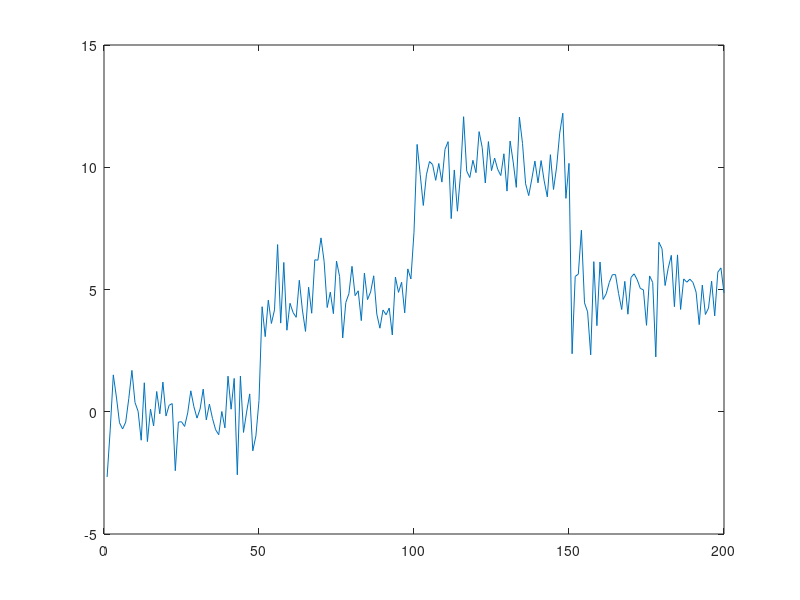

This figure's MATLAB source: (Note: this script raises an error after producing the figure.)
clear
rng(1)
addpath(genpath('csmc_cp'));
addpath(genpath('smc_cp'));
addpath(genpath('fearnhead_cp'));
addpath(genpath('tests'));
addpath(genpath('utils'));


%% test CSMC

T = 200;
tau_star = [0,50,100,150];

s2 = 1;
means = [0,5,10,5];
obs_arr = zeros(1,T);
% generate data
for i = 1:T
    segment_current = sum(i>tau_star);
    obs_arr(i) = randn(1)*sqrt(s2) + means(segment_current);
end

figure(1)
plot(obs_arr)

% set parameters
params.pGeo = 0.02;
params.Y = obs_arr;
params.sigma02 = 20;
params.sigma2 = s2;
[~,T] = size(params.Y);
tau0 = [0:10:(T-1)];
tau = tau0;



%% run test for small number of particles using iterated conditional SMC

N = 10;
M = 1e3;

tau_collect = [tau];
like_ests = zeros(1,M);
pGeo_collect = zeros(1,M);
a_prior = 1;
b_prior = 1;
for m=1:M
    disp(m)
    % cSMC to sample kernel leaving the full conditional over changepoints
    % invariant
    [SS_all,log_W_all,log_W_bar_all] = forwardFilteringCSMC(N,tau,params);
    [ tau ] = bwdsSampling(params,SS_all,log_W_all);
    [like_est] = get_likelihood_est(log_W_bar_all);
    
    % update changepoint parameters conditional on changepoints
    n_success = length(tau)-1;
    params.pGeo = betarnd(a_prior + n_success,b_prior + T - n_success);
    
    % save results
    like_ests(m) = like_est;
    tau_collect = [tau_collect,tau];
    pGeo_collect(m) = params.pGeo;
end





figure(2);
subplot(2,1,1)
histogram(tau_collect(tau_collect>0),0:T)
title('Posterior distribution of changepoints particle Gibbs')

subplot(2,1,2)
histogram(pGeo_collect)
title('Posterior distribution of geometric parameter for changepoint prior')



